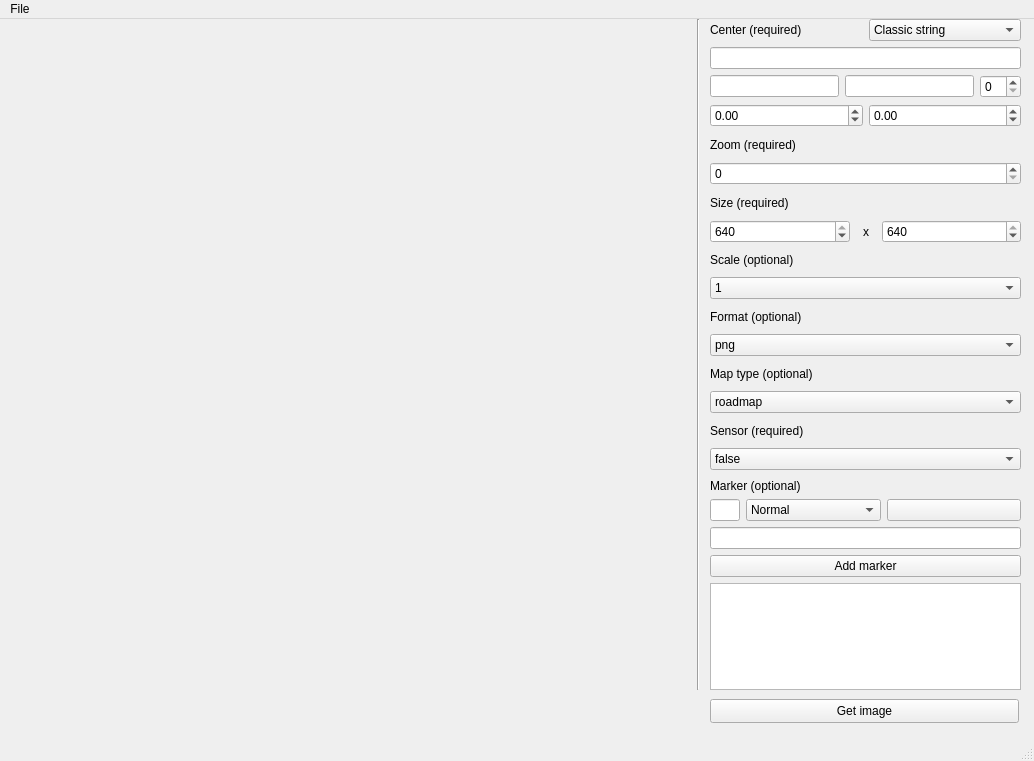
<?xml version="1.0" encoding="UTF-8"?>
<ui version="4.0">
 <class>MainWindow</class>
 <widget class="QMainWindow" name="MainWindow">
  <property name="geometry">
   <rect>
    <x>0</x>
    <y>0</y>
    <width>1034</width>
    <height>761</height>
   </rect>
  </property>
  <property name="windowTitle">
   <string>MainWindow</string>
  </property>
  <widget class="QWidget" name="centralwidget">
   <widget class="QLabel" name="label">
    <property name="geometry">
     <rect>
      <x>20</x>
      <y>10</y>
      <width>640</width>
      <height>640</height>
     </rect>
    </property>
    <property name="text">
     <string/>
    </property>
   </widget>
   <widget class="Line" name="line">
    <property name="geometry">
     <rect>
      <x>690</x>
      <y>0</y>
      <width>16</width>
      <height>671</height>
     </rect>
    </property>
    <property name="orientation">
     <enum>Qt::Vertical</enum>
    </property>
   </widget>
   <widget class="QPushButton" name="get">
    <property name="geometry">
     <rect>
      <x>710</x>
      <y>680</y>
      <width>309</width>
      <height>24</height>
     </rect>
    </property>
    <property name="text">
     <string>Get image</string>
    </property>
   </widget>
   <widget class="QWidget" name="">
    <property name="geometry">
     <rect>
      <x>710</x>
      <y>0</y>
      <width>311</width>
      <height>451</height>
     </rect>
    </property>
    <layout class="QVBoxLayout" name="verticalLayout">
     <item>
      <layout class="QHBoxLayout" name="horizontalLayout_4">
       <item>
        <widget class="QLabel" name="label_2">
         <property name="text">
          <string>Center (required)</string>
         </property>
        </widget>
       </item>
       <item>
        <widget class="QComboBox" name="locationType">
         <item>
          <property name="text">
           <string>Classic string</string>
          </property>
         </item>
         <item>
          <property name="text">
           <string>KABC Address</string>
          </property>
         </item>
         <item>
          <property name="text">
           <string>KABC Geo</string>
          </property>
         </item>
        </widget>
       </item>
      </layout>
     </item>
     <item>
      <widget class="QLineEdit" name="locationString">
       <property name="inputMask">
        <string/>
       </property>
       <property name="text">
        <string/>
       </property>
      </widget>
     </item>
     <item>
      <layout class="QHBoxLayout" name="horizontalLayout_3">
       <item>
        <widget class="QLineEdit" name="locationCity"/>
       </item>
       <item>
        <widget class="QLineEdit" name="locationStreet"/>
       </item>
       <item>
        <widget class="QSpinBox" name="locationNumber"/>
       </item>
      </layout>
     </item>
     <item>
      <layout class="QHBoxLayout" name="horizontalLayout">
       <item>
        <widget class="QDoubleSpinBox" name="locationLatitude">
         <property name="minimum">
          <double>-90.000000000000000</double>
         </property>
         <property name="maximum">
          <double>90.000000000000000</double>
         </property>
        </widget>
       </item>
       <item>
        <widget class="QDoubleSpinBox" name="locationLongitude">
         <property name="minimum">
          <double>-180.000000000000000</double>
         </property>
         <property name="maximum">
          <double>180.000000000000000</double>
         </property>
        </widget>
       </item>
      </layout>
     </item>
     <item>
      <widget class="QLabel" name="label_3">
       <property name="text">
        <string>Zoom (required)</string>
       </property>
      </widget>
     </item>
     <item>
      <widget class="QSpinBox" name="zoom">
       <property name="maximum">
        <number>21</number>
       </property>
      </widget>
     </item>
     <item>
      <widget class="QLabel" name="label_4">
       <property name="text">
        <string>Size (required)</string>
       </property>
      </widget>
     </item>
     <item>
      <layout class="QHBoxLayout" name="horizontalLayout_2">
       <item>
        <widget class="QSpinBox" name="width">
         <property name="maximum">
          <number>640</number>
         </property>
         <property name="value">
          <number>640</number>
         </property>
        </widget>
       </item>
       <item>
        <widget class="QLabel" name="label_5">
         <property name="maximumSize">
          <size>
           <width>20</width>
           <height>16777215</height>
          </size>
         </property>
         <property name="text">
          <string comment="X axis">x</string>
         </property>
         <property name="alignment">
          <set>Qt::AlignCenter</set>
         </property>
        </widget>
       </item>
       <item>
        <widget class="QSpinBox" name="height">
         <property name="maximum">
          <number>640</number>
         </property>
         <property name="value">
          <number>640</number>
         </property>
        </widget>
       </item>
      </layout>
     </item>
     <item>
      <widget class="QLabel" name="label_6">
       <property name="text">
        <string>Scale (optional)</string>
       </property>
      </widget>
     </item>
     <item>
      <widget class="QComboBox" name="scale">
       <item>
        <property name="text">
         <string>1</string>
        </property>
       </item>
       <item>
        <property name="text">
         <string>2</string>
        </property>
       </item>
      </widget>
     </item>
     <item>
      <widget class="QLabel" name="label_7">
       <property name="text">
        <string>Format (optional)</string>
       </property>
      </widget>
     </item>
     <item>
      <widget class="QComboBox" name="format">
       <item>
        <property name="text">
         <string>png</string>
        </property>
       </item>
       <item>
        <property name="text">
         <string>png32</string>
        </property>
       </item>
       <item>
        <property name="text">
         <string>gif</string>
        </property>
       </item>
       <item>
        <property name="text">
         <string>jpg</string>
        </property>
       </item>
       <item>
        <property name="text">
         <string>jpg-baseline</string>
        </property>
       </item>
      </widget>
     </item>
     <item>
      <widget class="QLabel" name="label_8">
       <property name="text">
        <string>Map type (optional)</string>
       </property>
      </widget>
     </item>
     <item>
      <widget class="QComboBox" name="map">
       <item>
        <property name="text">
         <string>roadmap</string>
        </property>
       </item>
       <item>
        <property name="text">
         <string>satellite</string>
        </property>
       </item>
       <item>
        <property name="text">
         <string>terrain</string>
        </property>
       </item>
       <item>
        <property name="text">
         <string>hybrid</string>
        </property>
       </item>
      </widget>
     </item>
     <item>
      <widget class="QLabel" name="label_9">
       <property name="text">
        <string>Sensor (required)</string>
       </property>
      </widget>
     </item>
     <item>
      <widget class="QComboBox" name="sensor">
       <property name="currentIndex">
        <number>0</number>
       </property>
       <item>
        <property name="text">
         <string comment="A boolean value">false</string>
        </property>
       </item>
       <item>
        <property name="text">
         <string comment="A boolean value">true</string>
        </property>
       </item>
      </widget>
     </item>
    </layout>
   </widget>
   <widget class="QWidget" name="">
    <property name="geometry">
     <rect>
      <x>710</x>
      <y>460</y>
      <width>311</width>
      <height>211</height>
     </rect>
    </property>
    <layout class="QVBoxLayout" name="verticalLayout_2">
     <item>
      <widget class="QLabel" name="label_10">
       <property name="text">
        <string>Marker (optional)</string>
       </property>
      </widget>
     </item>
     <item>
      <layout class="QHBoxLayout" name="horizontalLayout_5">
       <item>
        <widget class="QLineEdit" name="markerLabel">
         <property name="maximumSize">
          <size>
           <width>30</width>
           <height>16777215</height>
          </size>
         </property>
         <property name="maxLength">
          <number>1</number>
         </property>
        </widget>
       </item>
       <item>
        <widget class="QComboBox" name="markerSize">
         <property name="currentIndex">
          <number>3</number>
         </property>
         <item>
          <property name="text">
           <string comment="Marker size">Tiny</string>
          </property>
         </item>
         <item>
          <property name="text">
           <string comment="Marker size">Small</string>
          </property>
         </item>
         <item>
          <property name="text">
           <string comment="Marker size">Middle</string>
          </property>
         </item>
         <item>
          <property name="text">
           <string comment="Marker size">Normal</string>
          </property>
         </item>
        </widget>
       </item>
       <item>
        <widget class="KColorButton" name="markerColor">
         <property name="color">
          <color>
           <red>0</red>
           <green>0</green>
           <blue>192</blue>
          </color>
         </property>
        </widget>
       </item>
      </layout>
     </item>
     <item>
      <widget class="QLineEdit" name="markerLocation"/>
     </item>
     <item>
      <widget class="QPushButton" name="addMarker">
       <property name="text">
        <string>Add marker</string>
       </property>
      </widget>
     </item>
     <item>
      <widget class="QListWidget" name="markers"/>
     </item>
    </layout>
   </widget>
  </widget>
  <widget class="QMenuBar" name="menubar">
   <property name="geometry">
    <rect>
     <x>0</x>
     <y>0</y>
     <width>1034</width>
     <height>21</height>
    </rect>
   </property>
   <widget class="QMenu" name="menuFile">
    <property name="title">
     <string>File</string>
    </property>
    <addaction name="actionQuit"/>
   </widget>
   <addaction name="menuFile"/>
  </widget>
  <widget class="QStatusBar" name="statusbar"/>
  <action name="actionQuit">
   <property name="text">
    <string comment="Action that quits the application">Quit</string>
   </property>
  </action>
 </widget>
 <customwidgets>
  <customwidget>
   <class>KColorButton</class>
   <extends>QPushButton</extends>
   <header>kcolorbutton.h</header>
  </customwidget>
 </customwidgets>
 <resources/>
 <connections>
  <connection>
   <sender>actionQuit</sender>
   <signal>triggered()</signal>
   <receiver>MainWindow</receiver>
   <slot>close()</slot>
   <hints>
    <hint type="sourcelabel">
     <x>-1</x>
     <y>-1</y>
    </hint>
    <hint type="destinationlabel">
     <x>319</x>
     <y>206</y>
    </hint>
   </hints>
  </connection>
 </connections>
</ui>
